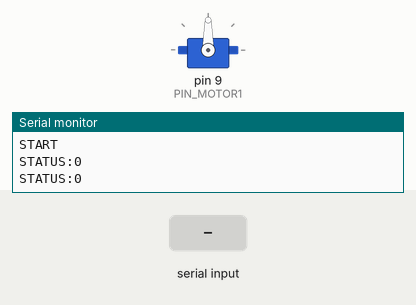
This sketch was run on a simulated Arduino Uno, built with avr-gcc and run on an emulated ATmega328P. Shown: servo, the last lines printed to the serial monitor. The inputs (shaded band) are chosen by the test bench.

Above: at 1.2 s.
1.3 s: "MOVE" received over Serial
At 3.45 s:
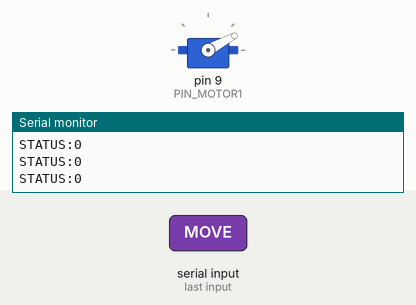
At 8.57 s:
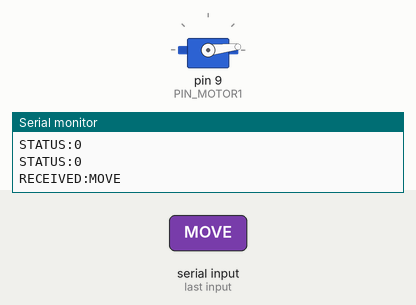
Timing chart, 0 to 13.3 s (numbered marks = the images above; inputs shaded):
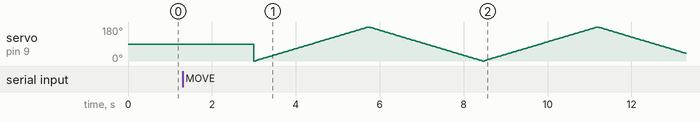

The sketch:

servo-testing.ino
```cpp
#include <Arduino.h>
#include <Servo.h>
#include <Stepper.h>

#define BAUD 9600
#define STEPS 200
#define PIN_MOTOR1 9

enum MachineStatus {ON, WORKING};

MachineStatus machineStatus = ON;

// initialize the stepper library on pins 8 through 11:
//Stepper myStepper(STEPS, 8, 9, 10, 11);
Servo servo1;

int stepCount = 0;  // number of steps the motor has taken
int angle;

void setup() {
  Serial.begin(BAUD);           // set up Serial library at 9600 bps

  pinMode(PIN_MOTOR1,OUTPUT);
  Serial.println("START");
  servo1.attach(PIN_MOTOR1);
}

void printStatus(){
  Serial.print("STATUS:");
  Serial.println(machineStatus);
}

void processMove(){
    for(angle=0; angle <= 180; angle++){
      servo1.write(angle);
      delay(15);
    }
    for(angle=180; angle >= 0; angle--){
      servo1.write(angle);
      delay(15);
    }
    angle = 90;
    servo1.write(angle);
}

void processAngle(){
  Serial.print("ANGLE:");
  Serial.println(angle);
}

void processCommand(String input){
  processMove();
  Serial.print("RECEIVED:");
  Serial.println(input);
  if (input.startsWith("MOVE")){
    processMove();
  }
  if (input.startsWith("ANGLE")){
    processAngle();
  }

}

void loop(){
    printStatus();
    if(Serial.available()){//user input
      String input = Serial.readString();
      processCommand(input);
    }
    delay(1000);
}
```
